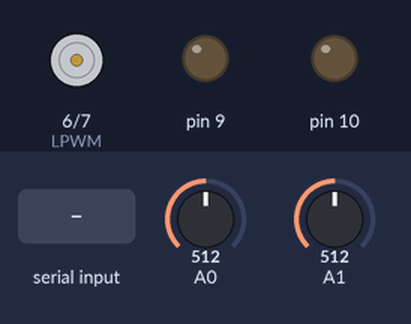
Simulated run of this sketch. Board: Arduino Uno, built with avr-gcc and run on an emulated ATmega328P. Shown: motor-driver pin pairs drawn as motors (green arrow = first pin HIGH = forward, orange = second pin HIGH = backward, longer = more drive), output pins drawn as LEDs (lit = HIGH). The inputs (shaded band) are chosen by the test bench; at power-on: A0 = 512, A1 = 512. What the sketch prints to the serial monitor is not drawn.

Above: at 1.2 s.
1.3 s: "90,45\n" received over Serial
At 1.7 s:
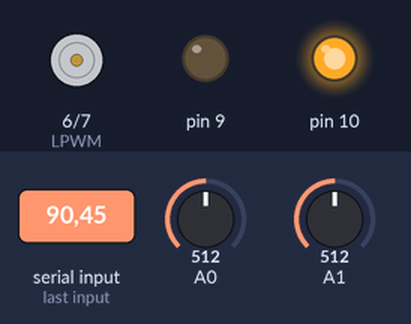
2.8 s: A0 set to 255
4.3 s: A0 set to 221
At 5.1 s:
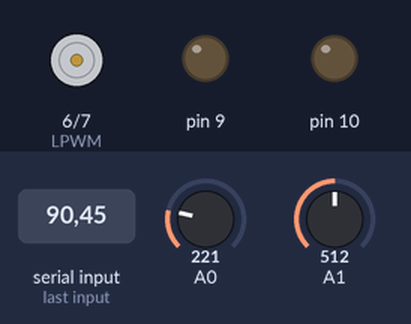
5.8 s: A1 set to 716
At 6.2 s:
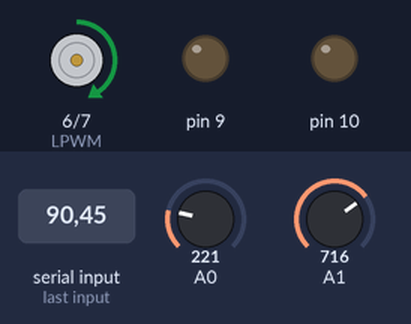
7.3 s: "30,150\n" received over Serial
At 8.5 s:
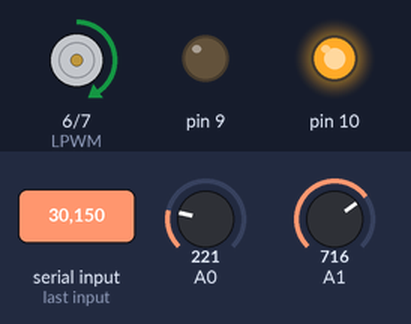
8.8 s: A0 set to 197
10.3 s: A0 set to 163
At 10.8 s:
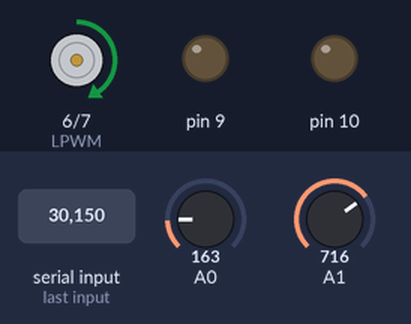
Timing chart, 0 to 12.8 s (numbered marks = the images above; inputs shaded):
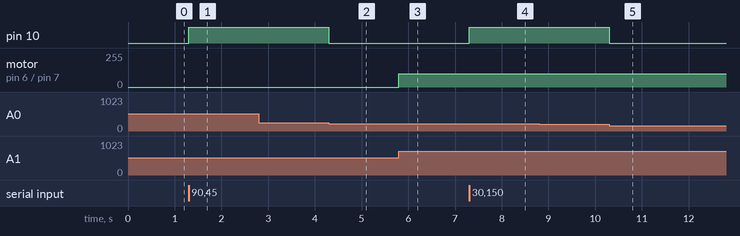

Measured:
- the behaviour switches between 240 and 239 on A0 (found by bisection; images 1 and 2)
- the behaviour switches between 180 and 179 on A0 (found by bisection; images 4 and 5)
- after the input at 1.3 s, pin 10: LOW → HIGH at once
- after the input at 4.3 s, pin 10: HIGH → LOW at once
- after the input at 5.8 s, motor on pin 6 (LPWM) / pin 7 (RPWM): stopped → forward 101/255 at once
- after the input at 7.3 s, pin 10: LOW → HIGH at once
- after the input at 10.3 s, pin 10: HIGH → LOW at once

The sketch:

projektBMW.ino
```cpp
#define RPWM 7
#define LPWM 6
int out1;
int out2;
int threshold = 150;
int goal = 0;
void setup() {
  Serial.begin(115200);
  Serial.setTimeout(2);
  pinMode(9, OUTPUT);
  pinMode(10, OUTPUT);
  pinMode(LPWM, OUTPUT);
  pinMode(RPWM, OUTPUT);
  analogWrite(LPWM, 0);
  analogWrite(RPWM, 0);
}

void driveForward(){
  int speed = analogRead(A1);
    if(speed>512){
    out1=map(speed,512,1023,0,255);
    analogWrite(LPWM,out1);
    analogWrite(RPWM,0);
  }

  if(speed<512){
    out2=map(speed,512,0,0,255);

    analogWrite(RPWM,out2);
    analogWrite(LPWM,0);

}
}

void drive_test(int speed){
    analogWrite(LPWM,100);
    analogWrite(RPWM,00);
}

void turnRight(){
  digitalWrite(9, HIGH);
  digitalWrite(10, LOW);
}

void turnLeft(){
  digitalWrite(10, HIGH);
  digitalWrite(9, LOW);
}

void turnOff(){
  digitalWrite(9, LOW);
  digitalWrite(10, LOW);
}

void loop() {
  driveForward();
  if (Serial.available() > 0){
    String buff = Serial.readStringUntil("\n");
    goal = buff.toInt();
    while (goal > 1005) {
    String numString = String(goal);
    numString.remove(numString.length() - 1);
    goal = numString.toInt();
  }
  if (goal>1000){goal=1000;};if(goal<10){goal=10;}
  int current = analogRead(A0);
  while (!(goal-threshold < current && current < goal+threshold)){
    current = analogRead(A0);
    Serial.println(current);
    if (current >= goal+threshold){turnLeft();}
    if (current <= goal-threshold){turnRight();}
  }
  turnOff();
  while(Serial.available()>0){Serial.read();}
  }
}
```
